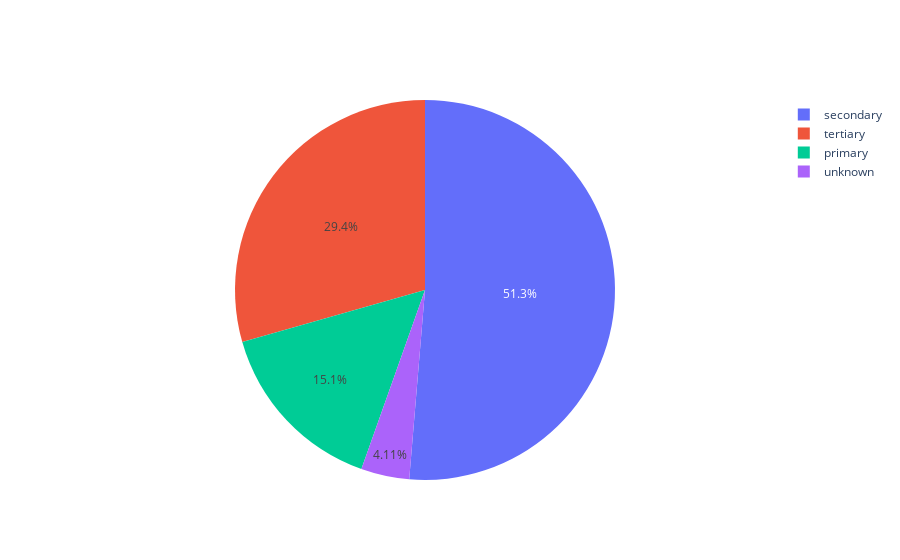

The notebook cell this image was saved under:
### Code cell
#Fazendo com a plotly 

fig = go.Figure()

fig.add_trace(go.Pie(labels= (df.education.value_counts(normalize=True)).index,
                     values = (df.education.value_counts(normalize=True)).values
))
fig.show()

### Figure 1 — Plotly figure (JSON) as saved in the notebook; plotly's stock layout.template omitted (floating-point values rounded to 4 significant figures)
{"data": [{"labels": ["secondary", "tertiary", "primary", "unknown"], "type": "pie", "values": [0.5132, 0.2942, 0.1515, 0.04108]}], "layout": {}}
